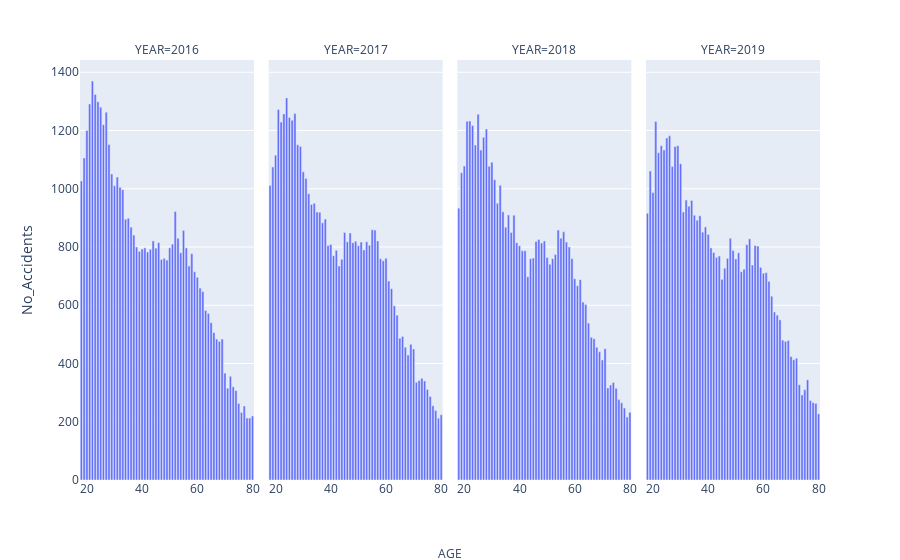

The code cell stored with this chart in its notebook:
### Code cell
# visualizing the dataframe above

fig = px.bar(accidents_age, x='AGE', y='No_Accidents', facet_col='YEAR')
fig.for_each_xaxis(lambda x: x.update({'title':''}))

fig.add_annotation(
    showarrow=False,
    xanchor='center',
    xref='paper',
    x=0.5,
    yref='paper',
    y=-0.2,
    text='AGE'
)
fig.show()

### Figure 1 — Plotly figure (JSON) as saved in the notebook; plotly's stock layout.template omitted (floating-point values rounded to 4 significant figures)
{"data": [{"alignmentgroup": "True", "hovertemplate": "YEAR=2016<br>AGE=%{x}<br>No_Accidents=%{y}<extra></extra>", "legendgroup": "", "marker": {"color": "#636efa", "pattern": {"shape": ""}}, "name": "", "offsetgroup": "", "orientation": "v", "showlegend": false, "textposition": "auto", "type": "bar", "x": [18, 19, 20, 21, 22, 23, 24, 25, 26, 27, 28, 29, 30, 31, 32, 33, 34, 35, 36, 37, 38, 39, 40, 41, 42, 43, 44, 45, 46, 47, 48, 49, 50, 51, 52, 53, 54, 55, 56, 57, 58, 59, 60, 61, 62, 63, 64, 65, 66, 67, 68, 69, 70, 71, 72, 73, 74, 75, 76, 77, 78, 79, 80], "xaxis": "x", "y": [1027, 1106, 1200, 1291, 1370, 1324, 1299, 1280, 1220, 1263, 1152, 1051, 1010, 1040, 1005, 997, 895, 899, 868, 841, 800, 785, 793, 797, 783, 792, 821, 796, 815, 757, 761, 755, 797, 810, 922, 830, 780, 857, 797, 735, 777, 715, 696, 659, 647, 582, 572, 540, 506, 484, 476, 484, 367, 315, 356, 320, 307, 263, 232, 254, 213, 213, 220], "yaxis": "y"}, {"alignmentgroup": "True", "hovertemplate": "YEAR=2017<br>AGE=%{x}<br>No_Accidents=%{y}<extra></extra>", "legendgroup": "", "marker": {"color": "#636efa", "pattern": {"shape": ""}}, "name": "", "offsetgroup": "", "orientation": "v", "showlegend": false, "textposition": "auto", "type": "bar", "x": [18, 19, 20, 21, 22, 23, 24, 25, 26, 27, 28, 29, 30, 31, 32, 33, 34, 35, 36, 37, 38, 39, 40, 41, 42, 43, 44, 45, 46, 47, 48, 49, 50, 51, 52, 53, 54, 55, 56, 57, 58, 59, 60, 61, 62, 63, 64, 65, 66, 67, 68, 69, 70, 71, 72, 73, 74, 75, 76, 77, 78, 79, 80], "xaxis": "x2", "y": [1011, 1075, 1115, 1272, 1229, 1257, 1312, 1245, 1235, 1258, 1151, 1145, 1058, 1035, 983, 946, 950, 920, 919, 883, 896, 805, 809, 770, 789, 735, 758, 850, 818, 848, 815, 820, 804, 817, 790, 818, 806, 859, 858, 821, 760, 753, 761, 683, 657, 598, 566, 487, 493, 456, 429, 466, 450, 336, 342, 349, 340, 311, 287, 255, 239, 212, 224], "yaxis": "y2"}, {"alignmentgroup": "True", "hovertemplate": "YEAR=2018<br>AGE=%{x}<br>No_Accidents=%{y}<extra></extra>", "legendgroup": "", "marker": {"color": "#636efa", "pattern": {"shape": ""}}, "name": "", "offsetgroup": "", "orientation": "v", "showlegend": false, "textposition": "auto", "type": "bar", "x": [18, 19, 20, 21, 22, 23, 24, 25, 26, 27, 28, 29, 30, 31, 32, 33, 34, 35, 36, 37, 38, 39, 40, 41, 42, 43, 44, 45, 46, 47, 48, 49, 50, 51, 52, 53, 54, 55, 56, 57, 58, 59, 60, 61, 62, 63, 64, 65, 66, 67, 68, 69, 70, 71, 72, 73, 74, 75, 76, 77, 78, 79, 80], "xaxis": "x3", "y": [933, 1055, 1078, 1232, 1233, 1217, 1150, 1256, 1133, 1177, 1205, 1077, 1091, 1031, 950, 1012, 921, 868, 910, 850, 909, 815, 804, 787, 787, 698, 760, 762, 819, 826, 814, 821, 764, 741, 760, 774, 858, 830, 852, 817, 800, 760, 691, 667, 688, 611, 603, 539, 490, 485, 456, 440, 412, 451, 316, 326, 335, 315, 276, 265, 247, 216, 233], "yaxis": "y3"}, {"alignmentgroup": "True", "hovertemplate": "YEAR=2019<br>AGE=%{x}<br>No_Accidents=%{y}<extra></extra>", "legendgroup": "", "marker": {"color": "#636efa", "pattern": {"shape": ""}}, "name": "", "offsetgroup": "", "orientation": "v", "showlegend": false, "textposition": "auto", "type": "bar", "x": [18, 19, 20, 21, 22, 23, 24, 25, 26, 27, 28, 29, 30, 31, 32, 33, 34, 35, 36, 37, 38, 39, 40, 41, 42, 43, 44, 45, 46, 47, 48, 49, 50, 51, 52, 53, 54, 55, 56, 57, 58, 59, 60, 61, 62, 63, 64, 65, 66, 67, 68, 69, 70, 71, 72, 73, 74, 75, 76, 77, 78, 79, 80], "xaxis": "x4", "y": [916, 1061, 987, 1231, 1124, 1148, 1133, 1174, 1182, 1076, 1145, 1148, 1086, 920, 961, 940, 960, 909, 892, 907, 851, 869, 843, 797, 781, 764, 769, 689, 727, 761, 830, 788, 759, 780, 715, 724, 808, 828, 738, 805, 803, 730, 710, 712, 682, 631, 577, 566, 550, 480, 476, 479, 424, 413, 418, 327, 292, 310, 344, 273, 266, 263, 227], "yaxis": "y4"}], "layout": {"annotations": [{"showarrow": false, "text": "YEAR=2016", "x": 0.1175, "xanchor": "center", "xref": "paper", "y": 1, "yanchor": "bottom", "yref": "paper"}, {"showarrow": false, "text": "YEAR=2017", "x": 0.3725, "xanchor": "center", "xref": "paper", "y": 1, "yanchor": "bottom", "yref": "paper"}, {"showarrow": false, "text": "YEAR=2018", "x": 0.6275, "xanchor": "center", "xref": "paper", "y": 1, "yanchor": "bottom", "yref": "paper"}, {"showarrow": false, "text": "YEAR=2019", "x": 0.8825, "xanchor": "center", "xref": "paper", "y": 1, "yanchor": "bottom", "yref": "paper"}, {"showarrow": false, "text": "AGE", "x": 0.5, "xanchor": "center", "xref": "paper", "y": -0.2, "yref": "paper"}], "barmode": "relative", "legend": {"tracegroupgap": 0}, "margin": {"t": 60}, "xaxis": {"anchor": "y", "domain": [0, 0.235], "title": {"text": ""}}, "xaxis2": {"anchor": "y2", "domain": [0.255, 0.49], "matches": "x", "title": {"text": ""}}, "xaxis3": {"anchor": "y3", "domain": [0.51, 0.745], "matches": "x", "title": {"text": ""}}, "xaxis4": {"anchor": "y4", "domain": [0.765, 1.0], "matches": "x", "title": {"text": ""}}, "yaxis": {"anchor": "x", "domain": [0, 1], "title": {"text": "No_Accidents"}}, "yaxis2": {"anchor": "x2", "domain": [0, 1], "matches": "y", "showticklabels": false}, "yaxis3": {"anchor": "x3", "domain": [0, 1], "matches": "y", "showticklabels": false}, "yaxis4": {"anchor": "x4", "domain": [0, 1], "matches": "y", "showticklabels": false}}}
